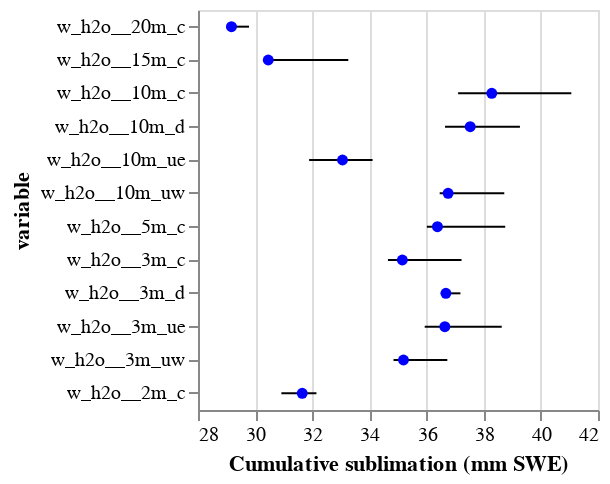

Notebook cell for this chart:
### Code cell
src = totals_df.assign(variable = totals_df.variable.apply(lambda s: s[:-8]))
y = alt.Y('variable:N', sort = [
        'w_h2o__20m_c', 'w_h2o__15m_c', 
        'w_h2o__10m_c', 'w_h2o__10m_d', 'w_h2o__10m_ue', 'w_h2o__10m_uw',
        'w_h2o__5m_c',
        'w_h2o__3m_c', 'w_h2o__3m_d', 'w_h2o__3m_ue', 'w_h2o__3m_uw', 
        'w_h2o__2m_c',
    ])
alt.Chart(
    src
).mark_rule().encode(
    alt.X('min(value):Q').scale(zero=False),
    alt.X2('max(value):Q'),
    y,
) + alt.Chart(
    src
).transform_filter(
    "datum.processing == 'q7_flags9000_snowfallfilteredno'"
).mark_circle(color='blue', opacity=1).encode(
    alt.X('value:Q').title([
            'Cumulative sublimation (mm SWE)',

        ]),
    y,
).properties(width = 200, height = 200)

### Figure 1 — Vega-Lite specification as saved in the notebook (floating-point values rounded to 4 significant figures)
{"config": {"view": {"continuousWidth": 300, "continuousHeight": 300}}, "layer": [{"mark": {"type": "rule"}, "encoding": {"x": {"aggregate": "min", "field": "value", "scale": {"zero": false}, "type": "quantitative"}, "x2": {"aggregate": "max", "field": "value"}, "y": {"field": "variable", "sort": ["w_h2o__20m_c", "w_h2o__15m_c", "w_h2o__10m_c", "w_h2o__10m_d", "w_h2o__10m_ue", "w_h2o__10m_uw", "w_h2o__5m_c", "w_h2o__3m_c", "w_h2o__3m_d", "w_h2o__3m_ue", "w_h2o__3m_uw", "w_h2o__2m_c"], "type": "nominal"}}}, {"mark": {"type": "circle", "color": "blue", "opacity": 1}, "encoding": {"x": {"field": "value", "title": ["Cumulative sublimation (mm SWE)"], "type": "quantitative"}, "y": {"field": "variable", "sort": ["w_h2o__20m_c", "w_h2o__15m_c", "w_h2o__10m_c", "w_h2o__10m_d", "w_h2o__10m_ue", "w_h2o__10m_uw", "w_h2o__5m_c", "w_h2o__3m_c", "w_h2o__3m_d", "w_h2o__3m_ue", "w_h2o__3m_uw", "w_h2o__2m_c"], "type": "nominal"}}, "transform": [{"filter": "datum.processing == 'q7_flags9000_snowfallfilteredno'"}]}], "data": {"name": "data-6f10ea2eec28e2a88ec78fb6876006f4"}, "height": 200, "width": 200, "$schema": "https://vega.github.io/schema/vega-lite/v5.20.1.json", "datasets": {"data-6f10ea2eec28e2a88ec78fb6876006f4": [{"variable": "w_h2o__10m_c", "processing": "nodespiking_flags36000_snowfallfilteredno", "value": 41.07, "despiking": "nodespiking", "instrument_flagging": "flags36000", "snowfall_filtering": "snowfallfilteredno", "height": 10, "tower": "gapfill"}, {"variable": "w_h2o__10m_c", "processing": "nodespiking_flags3600_snowfallfilteredno", "value": 38.77, "despiking": "nodespiking", "instrument_flagging": "flags3600", "snowfall_filtering": "snowfallfilteredno", "height": 10, "tower": "gapfill"}, {"variable": "w_h2o__10m_c", "processing": "nodespiking_flags9000_snowfallfilteredno", "value": 39.93, "despiking": "nodespiking", "instrument_flagging": "flags9000", "snowfall_filtering": "snowfallfilteredno", "height": 10, "tower": "gapfill"}, {"variable": "w_h2o__10m_c", "processing": "q7_flags36000_snowfallfilteredno", "value": 39.04, "despiking": "q7", "instrument_flagging": "flags36000", "snowfall_filtering": "snowfallfilteredno", "height": 10, "tower": "gapfill"}, {"variable": "w_h2o__10m_c", "processing": "q7_flags3600_snowfallfilteredno", "value": 37.1, "despiking": "q7", "instrument_flagging": "flags3600", "snowfall_filtering": "snowfallfilteredno", "height": 10, "tower": "gapfill"}, {"variable": "w_h2o__10m_c", "processing": "q7_flags9000_snowfallfilteredno", "value": 38.28, "despiking": "q7", "instrument_flagging": "flags9000", "snowfall_filtering": "snowfallfilteredno", "height": 10, "tower": "gapfill"}, {"variable": "w_h2o__10m_d", "processing": "nodespiking_flags36000_snowfallfilteredno", "value": 39.27, "despiking": "nodespiking", "instrument_flagging": "flags36000", "snowfall_filtering": "snowfallfilteredno", "height": 10, "tower": "gapfill"}, {"variable": "w_h2o__10m_d", "processing": "nodespiking_flags3600_snowfallfilteredno", "value": 38.0, "despiking": "nodespiking", "instrument_flagging": "flags3600", "snowfall_filtering": "snowfallfilteredno", "height": 10, "tower": "gapfill"}, {"variable": "w_h2o__10m_d", "processing": "nodespiking_flags9000_snowfallfilteredno", "value": 38.84, "despiking": "nodespiking", "instrument_flagging": "flags9000", "snowfall_filtering": "snowfallfilteredno", "height": 10, "tower": "gapfill"}, {"variable": "w_h2o__10m_d", "processing": "q7_flags36000_snowfallfilteredno", "value": 38.52, "despiking": "q7", "instrument_flagging": "flags36000", "snowfall_filtering": "snowfallfilteredno", "height": 10, "tower": "gapfill"}, {"variable": "w_h2o__10m_d", "processing": "q7_flags3600_snowfallfilteredno", "value": 36.65, "despiking": "q7", "instrument_flagging": "flags3600", "snowfall_filtering": "snowfallfilteredno", "height": 10, "tower": "gapfill"}, {"variable": "w_h2o__10m_d", "processing": "q7_flags9000_snowfallfilteredno", "value": 37.53, "despiking": "q7", "instrument_flagging": "flags9000", "snowfall_filtering": "snowfallfilteredno", "height": 10, "tower": "gapfill"}, {"variable": "w_h2o__10m_ue", "processing": "nodespiking_flags36000_snowfallfilteredno", "value": 33.64, "despiking": "nodespiking", "instrument_flagging": "flags36000", "snowfall_filtering": "snowfallfilteredno", "height": 10, "tower": "gapfill"}, {"variable": "w_h2o__10m_ue", "processing": "nodespiking_flags3600_snowfallfilteredno", "value": 31.89, "despiking": "nodespiking", "instrument_flagging": "flags3600", "snowfall_filtering": "snowfallfilteredno", "height": 10, "tower": "gapfill"}, {"variable": "w_h2o__10m_ue", "processing": "nodespiking_flags9000_snowfallfilteredno", "value": 32.76, "despiking": "nodespiking", "instrument_flagging": "flags9000", "snowfall_filtering": "snowfallfilteredno", "height": 10, "tower": "gapfill"}, {"variable": "w_h2o__10m_ue", "processing": "q7_flags36000_snowfallfilteredno", "value": 34.11, "despiking": "q7", "instrument_flagging": "flags36000", "snowfall_filtering": "snowfallfilteredno", "height": 10, "tower": "gapfill"}, {"variable": "w_h2o__10m_ue", "processing": "q7_flags3600_snowfallfilteredno", "value": 32.14, "despiking": "q7", "instrument_flagging": "flags3600", "snowfall_filtering": "snowfallfilteredno", "height": 10, "tower": "gapfill"}, {"variable": "w_h2o__10m_ue", "processing": "q7_flags9000_snowfallfilteredno", "value": 33.06, "despiking": "q7", "instrument_flagging": "flags9000", "snowfall_filtering": "snowfallfilteredno", "height": 10, "tower": "gapfill"}, {"variable": "w_h2o__10m_uw", "processing": "nodespiking_flags36000_snowfallfilteredno", "value": 38.7, "despiking": "nodespiking", "instrument_flagging": "flags36000", "snowfall_filtering": "snowfallfilteredno", "height": 10, "tower": "gapfill"}, {"variable": "w_h2o__10m_uw", "processing": "nodespiking_flags3600_snowfallfilteredno", "value": 37.24, "despiking": "nodespiking", "instrument_flagging": "flags3600", "snowfall_filtering": "snowfallfilteredno", "height": 10, "tower": "gapfill"}, {"variable": "w_h2o__10m_uw", "processing": "nodespiking_flags9000_snowfallfilteredno", "value": 37.45, "despiking": "nodespiking", "instrument_flagging": "flags9000", "snowfall_filtering": "snowfallfilteredno", "height": 10, "tower": "gapfill"}, {"variable": "w_h2o__10m_uw", "processing": "q7_flags36000_snowfallfilteredno", "value": 38.72, "despiking": "q7", "instrument_flagging": "flags36000", "snowfall_filtering": "snowfallfilteredno", "height": 10, "tower": "gapfill"}, {"variable": "w_h2o__10m_uw", "processing": "q7_flags3600_snowfallfilteredno", "value": 36.46, "despiking": "q7", "instrument_flagging": "flags3600", "snowfall_filtering": "snowfallfilteredno", "height": 10, "tower": "gapfill"}, {"variable": "w_h2o__10m_uw", "processing": "q7_flags9000_snowfallfilteredno", "value": 36.75, "despiking": "q7", "instrument_flagging": "flags9000", "snowfall_filtering": "snowfallfilteredno", "height": 10, "tower": "gapfill"}, {"variable": "w_h2o__15m_c", "processing": "nodespiking_flags36000_snowfallfilteredno", "value": 32.78, "despiking": "nodespiking", "instrument_flagging": "flags36000", "snowfall_filtering": "snowfallfilteredno", "height": 15, "tower": "gapfill"}, {"variable": "w_h2o__15m_c", "processing": "nodespiking_flags3600_snowfallfilteredno", "value": 33.26, "despiking": "nodespiking", "instrument_flagging": "flags3600", "snowfall_filtering": "snowfallfilteredno", "height": 15, "tower": "gapfill"}, {"variable": "w_h2o__15m_c", "processing": "nodespiking_flags9000_snowfallfilteredno", "value": 32.3, "despiking": "nodespiking", "instrument_flagging": "flags9000", "snowfall_filtering": "snowfallfilteredno", "height": 15, "tower": "gapfill"}, {"variable": "w_h2o__15m_c", "processing": "q7_flags36000_snowfallfilteredno", "value": 30.83, "despiking": "q7", "instrument_flagging": "flags36000", "snowfall_filtering": "snowfallfilteredno", "height": 15, "tower": "gapfill"}, {"variable": "w_h2o__15m_c", "processing": "q7_flags3600_snowfallfilteredno", "value": 31.97, "despiking": "q7", "instrument_flagging": "flags3600", "snowfall_filtering": "snowfallfilteredno", "height": 15, "tower": "gapfill"}, {"variable": "w_h2o__15m_c", "processing": "q7_flags9000_snowfallfilteredno", "value": 30.46, "despiking": "q7", "instrument_flagging": "flags9000", "snowfall_filtering": "snowfallfilteredno", "height": 15, "tower": "gapfill"}, {"variable": "w_h2o__20m_c", "processing": "nodespiking_flags36000_snowfallfilteredno", "value": 29.73, "despiking": "nodespiking", "instrument_flagging": "flags36000", "snowfall_filtering": "snowfallfilteredno", "height": 20, "tower": "gapfill"}, {"variable": "w_h2o__20m_c", "processing": "nodespiking_flags3600_snowfallfilteredno", "value": 29.37, "despiking": "nodespiking", "instrument_flagging": "flags3600", "snowfall_filtering": "snowfallfilteredno", "height": 20, "tower": "gapfill"}, {"variable": "w_h2o__20m_c", "processing": "nodespiking_flags9000_snowfallfilteredno", "value": 29.26, "despiking": "nodespiking", "instrument_flagging": "flags9000", "snowfall_filtering": "snowfallfilteredno", "height": 20, "tower": "gapfill"}, {"variable": "w_h2o__20m_c", "processing": "q7_flags36000_snowfallfilteredno", "value": 29.79, "despiking": "q7", "instrument_flagging": "flags36000", "snowfall_filtering": "snowfallfilteredno", "height": 20, "tower": "gapfill"}, {"variable": "w_h2o__20m_c", "processing": "q7_flags3600_snowfallfilteredno", "value": 28.99, "despiking": "q7", "instrument_flagging": "flags3600", "snowfall_filtering": "snowfallfilteredno", "height": 20, "tower": "gapfill"}, {"variable": "w_h2o__20m_c", "processing": "q7_flags9000_snowfallfilteredno", "value": 29.17, "despiking": "q7", "instrument_flagging": "flags9000", "snowfall_filtering": "snowfallfilteredno", "height": 20, "tower": "gapfill"}, {"variable": "w_h2o__2m_c", "processing": "nodespiking_flags36000_snowfallfilteredno", "value": 32.15, "despiking": "nodespiking", "instrument_flagging": "flags36000", "snowfall_filtering": "snowfallfilteredno", "height": 2, "tower": "gapfill"}, {"variable": "w_h2o__2m_c", "processing": "nodespiking_flags3600_snowfallfilteredno", "value": 30.99, "despiking": "nodespiking", "instrument_flagging": "flags3600", "snowfall_filtering": "snowfallfilteredno", "height": 2, "tower": "gapfill"}, {"variable": "w_h2o__2m_c", "processing": "nodespiking_flags9000_snowfallfilteredno", "value": 31.73, "despiking": "nodespiking", "instrument_flagging": "flags9000", "snowfall_filtering": "snowfallfilteredno", "height": 2, "tower": "gapfill"}, {"variable": "w_h2o__2m_c", "processing": "q7_flags36000_snowfallfilteredno", "value": 32.08, "despiking": "q7", "instrument_flagging": "flags36000", "snowfall_filtering": "snowfallfilteredno", "height": 2, "tower": "gapfill"}, {"variable": "w_h2o__2m_c", "processing": "q7_flags3600_snowfallfilteredno", "value": 30.92, "despiking": "q7", "instrument_flagging": "flags3600", "snowfall_filtering": "snowfallfilteredno", "height": 2, "tower": "gapfill"}, {"variable": "w_h2o__2m_c", "processing": "q7_flags9000_snowfallfilteredno", "value": 31.65, "despiking": "q7", "instrument_flagging": "flags9000", "snowfall_filtering": "snowfallfilteredno", "height": 2, "tower": "gapfill"}, {"variable": "w_h2o__3m_c", "processing": "nodespiking_flags36000_snowfallfilteredno", "value": 37.22, "despiking": "nodespiking", "instrument_flagging": "flags36000", "snowfall_filtering": "snowfallfilteredno", "height": 3, "tower": "gapfill"}, {"variable": "w_h2o__3m_c", "processing": "nodespiking_flags3600_snowfallfilteredno", "value": 35.9, "despiking": "nodespiking", "instrument_flagging": "flags3600", "snowfall_filtering": "snowfallfilteredno", "height": 3, "tower": "gapfill"}, {"variable": "w_h2o__3m_c", "processing": "nodespiking_flags9000_snowfallfilteredno", "value": 36.47, "despiking": "nodespiking", "instrument_flagging": "flags9000", "snowfall_filtering": "snowfallfilteredno", "height": 3, "tower": "gapfill"}, {"variable": "w_h2o__3m_c", "processing": "q7_flags36000_snowfallfilteredno", "value": 35.48, "despiking": "q7", "instrument_flagging": "flags36000", "snowfall_filtering": "snowfallfilteredno", "height": 3, "tower": "gapfill"}, {"variable": "w_h2o__3m_c", "processing": "q7_flags3600_snowfallfilteredno", "value": 34.65, "despiking": "q7", "instrument_flagging": "flags3600", "snowfall_filtering": "snowfallfilteredno", "height": 3, "tower": "gapfill"}, {"variable": "w_h2o__3m_c", "processing": "q7_flags9000_snowfallfilteredno", "value": 35.15, "despiking": "q7", "instrument_flagging": "flags9000", "snowfall_filtering": "snowfallfilteredno", "height": 3, "tower": "gapfill"}, {"variable": "w_h2o__3m_d", "processing": "nodespiking_flags36000_snowfallfilteredno", "value": 37.13, "despiking": "nodespiking", "instrument_flagging": "flags36000", "snowfall_filtering": "snowfallfilteredno", "height": 3, "tower": "gapfill"}, {"variable": "w_h2o__3m_d", "processing": "nodespiking_flags3600_snowfallfilteredno", "value": 37.17, "despiking": "nodespiking", "instrument_flagging": "flags3600", "snowfall_filtering": "snowfallfilteredno", "height": 3, "tower": "gapfill"}, {"variable": "w_h2o__3m_d", "processing": "nodespiking_flags9000_snowfallfilteredno", "value": 37.18, "despiking": "nodespiking", "instrument_flagging": "flags9000", "snowfall_filtering": "snowfallfilteredno", "height": 3, "tower": "gapfill"}, {"variable": "w_h2o__3m_d", "processing": "q7_flags36000_snowfallfilteredno", "value": 36.85, "despiking": "q7", "instrument_flagging": "flags36000", "snowfall_filtering": "snowfallfilteredno", "height": 3, "tower": "gapfill"}, {"variable": "w_h2o__3m_d", "processing": "q7_flags3600_snowfallfilteredno", "value": 36.61, "despiking": "q7", "instrument_flagging": "flags3600", "snowfall_filtering": "snowfallfilteredno", "height": 3, "tower": "gapfill"}, {"variable": "w_h2o__3m_d", "processing": "q7_flags9000_snowfallfilteredno", "value": 36.68, "despiking": "q7", "instrument_flagging": "flags9000", "snowfall_filtering": "snowfallfilteredno", "height": 3, "tower": "gapfill"}, {"variable": "w_h2o__3m_ue", "processing": "nodespiking_flags36000_snowfallfilteredno", "value": 38.63, "despiking": "nodespiking", "instrument_flagging": "flags36000", "snowfall_filtering": "snowfallfilteredno", "height": 3, "tower": "gapfill"}, {"variable": "w_h2o__3m_ue", "processing": "nodespiking_flags3600_snowfallfilteredno", "value": 36.54, "despiking": "nodespiking", "instrument_flagging": "flags3600", "snowfall_filtering": "snowfallfilteredno", "height": 3, "tower": "gapfill"}, {"variable": "w_h2o__3m_ue", "processing": "nodespiking_flags9000_snowfallfilteredno", "value": 37.26, "despiking": "nodespiking", "instrument_flagging": "flags9000", "snowfall_filtering": "snowfallfilteredno", "height": 3, "tower": "gapfill"}, {"variable": "w_h2o__3m_ue", "processing": "q7_flags36000_snowfallfilteredno", "value": 37.91, "despiking": "q7", "instrument_flagging": "flags36000", "snowfall_filtering": "snowfallfilteredno", "height": 3, "tower": "gapfill"}, {"variable": "w_h2o__3m_ue", "processing": "q7_flags3600_snowfallfilteredno", "value": 35.93, "despiking": "q7", "instrument_flagging": "flags3600", "snowfall_filtering": "snowfallfilteredno", "height": 3, "tower": "gapfill"}, {"variable": "w_h2o__3m_ue", "processing": "q7_flags9000_snowfallfilteredno", "value": 36.64, "despiking": "q7", "instrument_flagging": "flags9000", "snowfall_filtering": "snowfallfilteredno", "height": 3, "tower": "gapfill"}, {"variable": "w_h2o__3m_uw", "processing": "nodespiking_flags36000_snowfallfilteredno", "value": 36.73, "despiking": "nodespiking", "instrument_flagging": "flags36000", "snowfall_filtering": "snowfallfilteredno", "height": 3, "tower": "gapfill"}, {"variable": "w_h2o__3m_uw", "processing": "nodespiking_flags3600_snowfallfilteredno", "value": 35.8, "despiking": "nodespiking", "instrument_flagging": "flags3600", "snowfall_filtering": "snowfallfilteredno", "height": 3, "tower": "gapfill"}, {"variable": "w_h2o__3m_uw", "processing": "nodespiking_flags9000_snowfallfilteredno", "value": 36.18, "despiking": "nodespiking", "instrument_flagging": "flags9000", "snowfall_filtering": "snowfallfilteredno", "height": 3, "tower": "gapfill"}, {"variable": "w_h2o__3m_uw", "processing": "q7_flags36000_snowfallfilteredno", "value": 35.87, "despiking": "q7", "instrument_flagging": "flags36000", "snowfall_filtering": "snowfallfilteredno", "height": 3, "tower": "gapfill"}, {"variable": "w_h2o__3m_uw", "processing": "q7_flags3600_snowfallfilteredno", "value": 34.84, "despiking": "q7", "instrument_flagging": "flags3600", "snowfall_filtering": "snowfallfilteredno", "height": 3, "tower": "gapfill"}, {"variable": "w_h2o__3m_uw", "processing": "q7_flags9000_snowfallfilteredno", "value": 35.19, "despiking": "q7", "instrument_flagging": "flags9000", "snowfall_filtering": "snowfallfilteredno", "height": 3, "tower": "gapfill"}, {"variable": "w_h2o__5m_c", "processing": "nodespiking_flags36000_snowfallfilteredno", "value": 38.75, "despiking": "nodespiking", "instrument_flagging": "flags36000", "snowfall_filtering": "snowfallfilteredno", "height": 5, "tower": "gapfill"}, {"variable": "w_h2o__5m_c", "processing": "nodespiking_flags3600_snowfallfilteredno", "value": 37.73, "despiking": "nodespiking", "instrument_flagging": "flags3600", "snowfall_filtering": "snowfallfilteredno", "height": 5, "tower": "gapfill"}, {"variable": "w_h2o__5m_c", "processing": "nodespiking_flags9000_snowfallfilteredno", "value": 38.14, "despiking": "nodespiking", "instrument_flagging": "flags9000", "snowfall_filtering": "snowfallfilteredno", "height": 5, "tower": "gapfill"}, {"variable": "w_h2o__5m_c", "processing": "q7_flags36000_snowfallfilteredno", "value": 36.93, "despiking": "q7", "instrument_flagging": "flags36000", "snowfall_filtering": "snowfallfilteredno", "height": 5, "tower": "gapfill"}, {"variable": "w_h2o__5m_c", "processing": "q7_flags3600_snowfallfilteredno", "value": 36.01, "despiking": "q7", "instrument_flagging": "flags3600", "snowfall_filtering": "snowfallfilteredno", "height": 5, "tower": "gapfill"}, {"variable": "w_h2o__5m_c", "processing": "q7_flags9000_snowfallfilteredno", "value": 36.38, "despiking": "q7", "instrument_flagging": "flags9000", "snowfall_filtering": "snowfallfilteredno", "height": 5, "tower": "gapfill"}]}}
